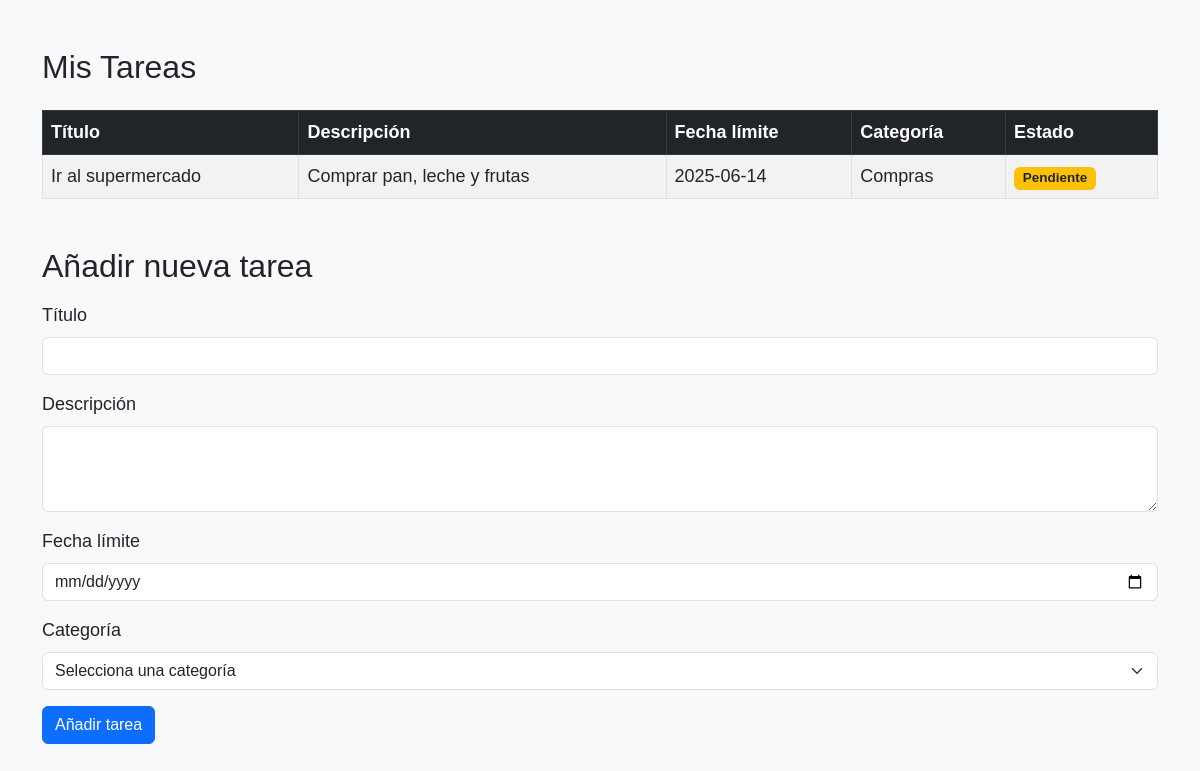
/ (signed in), run on the app's committed database.
### tables this page shows
CREATE TABLE IF NOT EXISTS todos (
    id INT AUTO_INCREMENT PRIMARY KEY,
    user_id INT NOT NULL,
    category_id INT DEFAULT NULL,
    title VARCHAR(255) NOT NULL,
    description TEXT,
    due_date DATE,
    completed TINYINT(1) DEFAULT 0,
    created_at TIMESTAMP DEFAULT CURRENT_TIMESTAMP,
    FOREIGN KEY (user_id) REFERENCES users(id) ON DELETE CASCADE,
    FOREIGN KEY (category_id) REFERENCES categories(id) ON DELETE SET NULL
);

CREATE TABLE IF NOT EXISTS categories (
    id INT AUTO_INCREMENT PRIMARY KEY,
    name VARCHAR(50) NOT NULL UNIQUE
);

### src/controllers/todo_controller.php (called while the page is built, shortened)
<?php
require_once __DIR__ . '/../models/Todo.php';
class TodoController
{
    private $todoModel;
    public function __construct($pdo)
    {
        $this->todoModel = new Todo($pdo);
    }
    public function index($userId)
    {
        $todos = $this->todoModel->getTodosByUser($userId);
        include __DIR__ . '/../views/todo_list.php';
    }
}

### public/index.php (called while the page is built, shortened)
<?php
require_once __DIR__ . '/../config/database.php';
require_once __DIR__ . '/../src/controllers/todo_controller.php';
$controller = new TodoController($pdo);
$controller->index($_SESSION['user_id']);

### src/models/Todo.php (called while the page is built, shortened)
<?php
class Todo
{
    private $pdo;
    public function __construct($pdo)
    {
        $this->pdo = $pdo;
    }
    public function getTodosByUser($userId)
    {
        $stmt = $this->pdo->prepare("
            SELECT todos.*, categories.name AS category_name
            FROM todos
            LEFT JOIN categories ON todos.category_id = categories.id
            WHERE user_id = ?
            ORDER BY due_date ASC
        ");
        $stmt->execute([$userId]);
        return $stmt->fetchAll();
    }
}

### src/views/todo_list.php (the view, shortened to what this page needs)
<!DOCTYPE html>
<html lang="es">
<head>
    <link href="https://cdn.jsdelivr.net/npm/bootstrap@5.3.0/dist/css/bootstrap.min.css" rel="stylesheet">
    <link rel="stylesheet" href="../public/styles/index.css">
</head>
<body>
<div class="container my-5">
    <h2 class="mb-4">Mis Tareas</h2>
    <?php if (empty($todos)): ?>
        <p>No tienes tareas todavía.</p>
    <?php else: ?>
        <table class="table table-striped table-bordered align-middle">
            <thead class="table-dark">
                <tr>
                    <th>Título</th>
                    <th>Descripción</th>
                    <th>Fecha límite</th>
                    <th>Categoría</th>
                    <th>Estado</th>
                </tr>
            </thead>
            <tbody>
                <?php foreach ($todos as $todo): ?>
                    <tr>
                        <td><?= htmlspecialchars($todo['title']) ?></td>
                        <td><?= nl2br(htmlspecialchars($todo['description'])) ?></td>
                        <td><?= htmlspecialchars($todo['due_date']) ?></td>
                        <td><?= htmlspecialchars($todo['category_name'] ?? 'Sin categoría') ?></td>
                        <td>
                            <?php if ($todo['completed']): ?>
                                <span class="badge bg-success">Completada</span>
                            <?php else: ?>
                                <span class="badge bg-warning text-dark">Pendiente</span>
                            <?php endif; ?>
                        </td>
                    </tr>
                <?php endforeach; ?>
            </tbody>
        </table>
    <?php endif; ?>
    <h2 class="mt-5 mb-3">Añadir nueva tarea</h2>
    <form method="POST" action="" novalidate id="todoForm">
    <div class="mb-3">
        <label for="title" class="form-label">Título</label>
        <input type="text" id="title" name="title" class="form-control" required>
    </div>
    <div class="mb-3">
        <label for="description" class="form-label">Descripción</label>
        <textarea id="description" name="description" class="form-control" rows="3"></textarea>
    </div>
    <div class="mb-3">
        <label for="due_date" class="form-label">Fecha límite</label>
        <input type="date" id="due_date" name="due_date" class="form-control" required>
    </div>
    <div class="mb-3">
        <label for="category_id" class="form-label">Categoría</label>
        <select id="category_id" name="category_id" class="form-select" required>
            <option value="">Selecciona una categoría</option>
        </select>
    </div>
    <button type="submit" name="todo_add" class="btn btn-primary">Añadir tarea</button>
</form>
</div>
</body>
</html>

### public/styles/index.css (style rules this page uses)
body { font-family: sans-serif; font-size: 18px; background: #f8f9fa; }
table { border-collapse: collapse; width: 100%; margin-top: 20px; }
th, td { padding: 10px; border-bottom: 1px solid #ccc; }
th { background: #e9ecef; }

### data on the page
todos: title "Ir al supermercado", description "Comprar pan, leche y frutas", due_date "2025-06-14", category.name "Compras", completed "Pendiente"
